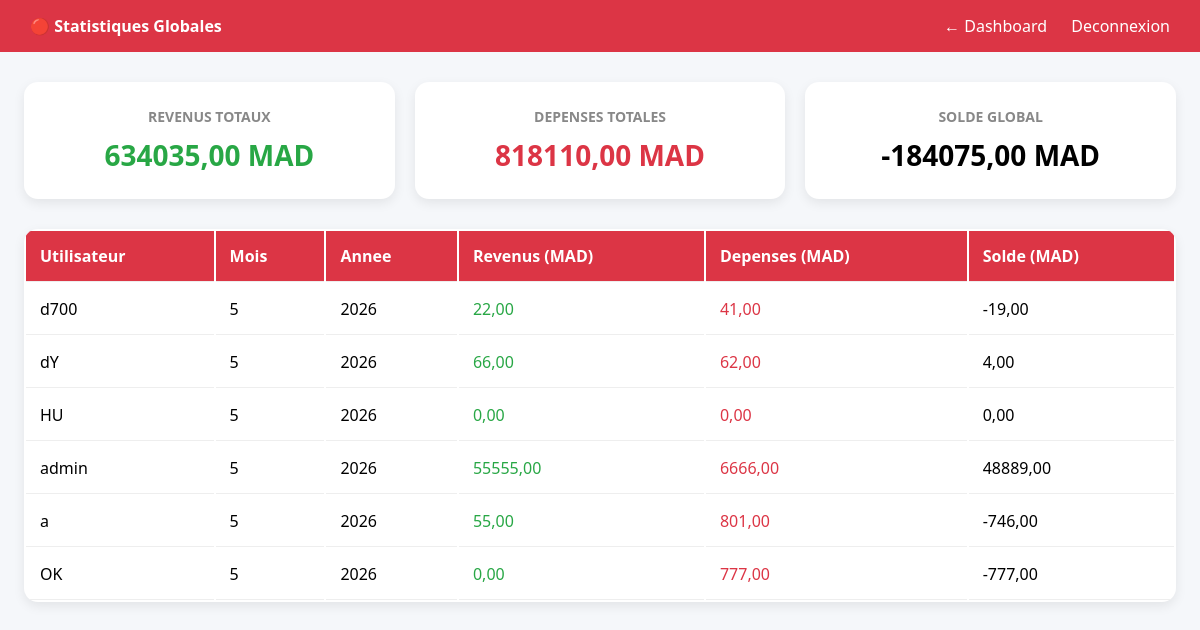
The page /admin-statistiques/ (signed in) on the database its author committed.
### budget/models.py (models this page shows, shortened)
class Utilisateur(models.Model):
    username = models.CharField(max_length=150, unique=True)
    email = models.EmailField(unique=True)
    password = models.CharField(max_length=255)
    budgetMensuel = models.FloatField(default=0.0)
    class Meta:
        db_table = 'utilisateur'

class Statistique(models.Model):
    utilisateur = models.ForeignKey(Utilisateur, on_delete=models.CASCADE)
    totalRevenus = models.FloatField(default=0.0)
    totalDepenses = models.FloatField(default=0.0)
    solde = models.FloatField(default=0.0)
    mois = models.IntegerField()
    annee = models.IntegerField()
    class Meta:
        db_table = 'statistique'

### budget/views.py (the view)
# urls.py: path('admin-statistiques/', views.admin_statistiques, name='admin_statistiques'),
def admin_statistiques(request):
    if not request.session.get('is_admin'):
        return redirect('accueil')
    all_stats = []
    for user in Utilisateur.objects.all():
        for s in Statistique.objects.filter(utilisateur=user).order_by('-annee', '-mois'):
            all_stats.append({
                'user':     user.username,
                'mois':     s.mois,
                'annee':    s.annee,
                'revenus':  s.totalRevenus,
                'depenses': s.totalDepenses,
                'solde':    s.solde,
            })
    total_revenus  = Transaction.objects.filter(type='revenu').aggregate(total=Sum('montant'))['total'] or 0
    total_depenses = Transaction.objects.filter(type='depense').aggregate(total=Sum('montant'))['total'] or 0
    context = {
        'all_stats':      all_stats,
        'total_revenus':  total_revenus,
        'total_depenses': total_depenses,
        'solde_global':   total_revenus - total_depenses,
    }
    return render(request, 'admin_statistiques.html', context)

### budget/templates/admin_statistiques.html (shortened to what this page needs)
<!DOCTYPE html>
<html lang="fr">
<head>
</head>
<body>
    <div class="navbar">
        <strong>🔴 Statistiques Globales</strong>
        <div>
            <a href="{% url 'admin_dashboard' %}">← Dashboard</a>
            <a href="{% url 'deconnexion' %}">Deconnexion</a>
        </div>
    </div>
    <div class="container">
        <div class="summary">
            <div class="summary-card">
                <h3>REVENUS TOTAUX</h3>
                <div class="value revenu">{{ total_revenus|floatformat:2 }} MAD</div>
            </div>
            <div class="summary-card">
                <h3>DEPENSES TOTALES</h3>
                <div class="value depense">{{ total_depenses|floatformat:2 }} MAD</div>
            </div>
            <div class="summary-card">
                <h3>SOLDE GLOBAL</h3>
                <div class="value">{{ solde_global|floatformat:2 }} MAD</div>
            </div>
        </div>
        <table>
            <thead>
                <tr>
                    <th>Utilisateur</th>
                    <th>Mois</th>
                    <th>Annee</th>
                    <th>Revenus (MAD)</th>
                    <th>Depenses (MAD)</th>
                    <th>Solde (MAD)</th>
                </tr>
            </thead>
            <tbody>
                {% for s in all_stats %}
                <tr>
                    <td>{{ s.user }}</td>
                    <td>{{ s.mois }}</td>
                    <td>{{ s.annee }}</td>
                    <td class="revenu">{{ s.revenus|floatformat:2 }}</td>
                    <td class="depense">{{ s.depenses|floatformat:2 }}</td>
                    <td>{{ s.solde|floatformat:2 }}</td>
                </tr>
                {% empty %}
                <tr><td colspan="6" style="text-align: center;">Aucune donnee</td></tr>
                {% endfor %}
            </tbody>
        </table>
    </div>
</body>
</html>

### budget/templates/admin_statistiques.html (style rules this page uses)
* { margin: 0; padding: 0; box-sizing: border-box; }
body { font-family: 'Segoe UI', sans-serif; background: #f5f7fa; }
.navbar { background: #dc3545; color: white; padding: 15px 30px; display: flex; justify-content: space-between; }
.navbar a { color: white; text-decoration: none; margin-left: 20px; }
.container { max-width: 1200px; margin: 30px auto; padding: 0 24px; }
.summary { display: grid; grid-template-columns: repeat(3, 1fr); gap: 20px; margin-bottom: 30px; }
.summary-card { background: white; padding: 25px; border-radius: 14px; text-align: center; box-shadow: 0 4px 12px rgba(0,0,0,0.08); }
.summary-card h3 { color: #888; font-size: 14px; margin-bottom: 10px; }
.summary-card .value { font-size: 28px; font-weight: bold; }
table { width: 100%; background: white; border-radius: 14px; overflow: hidden; box-shadow: 0 4px 12px rgba(0,0,0,0.08); }
th, td { padding: 14px; text-align: left; border-bottom: 1px solid #eee; }
th { background: #dc3545; color: white; }
.revenu { color: #28a745; }
.depense { color: #dc3545; }

### rows shown on the page
Utilisateur: user "d700"
Statistique: revenus "22,00", depenses "41,00", solde "-19,00"
Utilisateur: user "dY"
Statistique: revenus "66,00", depenses "62,00", solde "4,00"
Utilisateur: user "HU"
Statistique: revenus "0,00", depenses "0,00", solde "0,00"
Utilisateur: user "admin"
Statistique: revenus "55555,00", depenses "6666,00", solde "48889,00"
Statistique: revenus "55,00", depenses "801,00", solde "-746,00"
Utilisateur: user "OK"
Statistique: revenus "0,00", depenses "777,00", solde "-777,00"

### other values the page prints
{{ total_revenus|floatformat:2 }} "634035,00"
{{ total_depenses|floatformat:2 }} "818110,00"
{{ solde_global|floatformat:2 }} "-184075,00"
{{ s.mois }} "5" "5" "5" "5" "5" "5"
{{ s.annee }} "2026" "2026" "2026" "2026" "2026" "2026"
{{ s.user }} "a"
